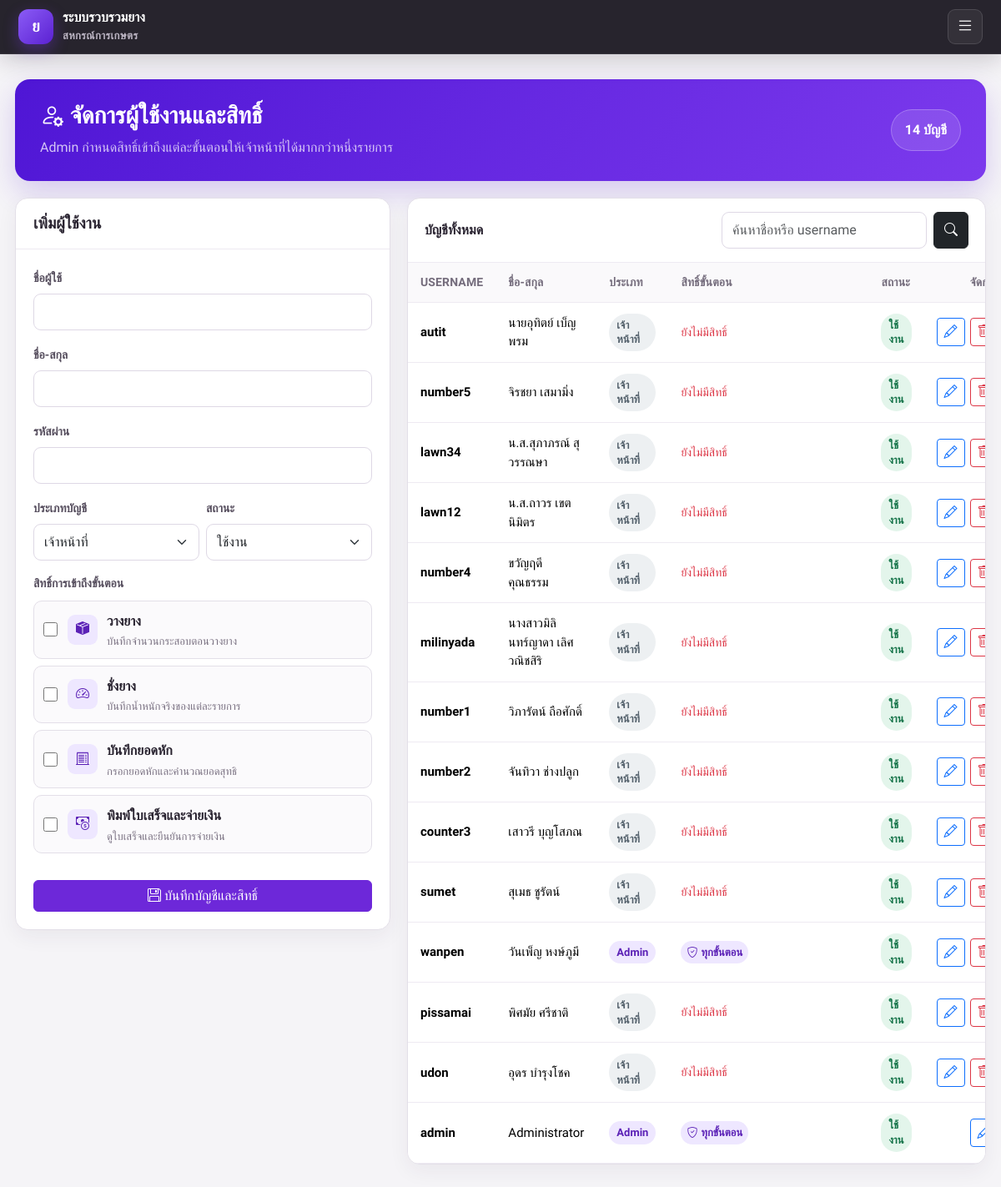
Page /users.php (signed in) on the committed database.
### tables this page shows
CREATE TABLE `tbl_user` (
  `user_id` int(11) NOT NULL,
  `user_username` varchar(255) NOT NULL,
  `user_password` varchar(255) NOT NULL,
  `user_fullname` varchar(255) NOT NULL,
  `user_level` varchar(255) NOT NULL,
  `user_status` varchar(255) NOT NULL
);

### bootstrap.php (called while the page is built, shortened)
<?php
function h($value)
{
  return htmlspecialchars((string) $value, ENT_QUOTES, 'UTF-8');
}
function url_for($path = '')
{
  $base = YANG_BASE_PATH ?: '/yang';
  return $base . '/' . ltrim($path, '/');
}
?>

### db.php (called while the page is built, shortened)
<?php
require_once __DIR__ . '/bootstrap.php';
function db()
{
  static $pdo = null;
  if ($pdo instanceof PDO) {
    return $pdo;
  }
  $host = env_value('YANG_DB_HOST', env_value('DB_HOST', '127.0.0.1'));
  $port = env_value('YANG_DB_PORT', env_value('DB_PORT', '3306'));
  $name = env_value('YANG_DB_NAME', env_value('DB_NAME', 'rts_db'));
  $user = env_value('YANG_DB_USER', env_value('DB_USER', 'root'));
  $pass = env_value('YANG_DB_PASSWORD', env_value('DB_PASSWORD', ''));
  $dsn = 'mysql:host=' . $host . ';port=' . $port . ';dbname=' . $name . ';charset=utf8mb4';
  $pdo = new PDO($dsn, $user, $pass, [
    PDO::ATTR_ERRMODE => PDO::ERRMODE_EXCEPTION,
    PDO::ATTR_DEFAULT_FETCH_MODE => PDO::FETCH_ASSOC,
    PDO::ATTR_EMULATE_PREPARES => false,
  ]);
  return $pdo;
}
?>

### auth.php (called while the page is built, shortened)
<?php
require_once __DIR__ . '/db.php';
function current_user()
{
  static $validated = [];
  $userId = (int) ($_SESSION['user']['user_id'] ?? 0);
  if (!isset($validated[$userId])) {
    $stmt = db()->prepare('SELECT user_id, user_username, user_fullname, user_level, user_status
      FROM tbl_user WHERE user_id = :user_id LIMIT 1');
    $stmt->execute(['user_id' => $userId]);
  }
  return $_SESSION['user'];
}
function require_user()
{
  if (!current_user()) {
    redirect_to('user-login.php');
  }
}
function workflow_permission_definitions()
{
  return [
    'placement' => ['label' => 'วางยาง', 'description' => 'บันทึกจำนวนกระสอบตอนวางยาง', 'icon' => 'bi-box-seam-fill'],
    'weighing' => ['label' => 'ชั่งยาง', 'description' => 'บันทึกน้ำหนักจริงของแต่ละรายการ', 'icon' => 'bi-speedometer2'],
    'deductions' => ['label' => 'บันทึกยอดหัก', 'description' => 'กรอกยอดหักและคำนวณยอดสุทธิ', 'icon' => 'bi-receipt-cutoff'],
    'payments' => ['label' => 'พิมพ์ใบเสร็จและจ่ายเงิน', 'description' => 'ดูใบเสร็จและยืนยันการจ่ายเงิน', 'icon' => 'bi-cash-coin'],
  ];
}
?>

### users.php (the view, shortened to what this page needs)
<?php
require_once __DIR__ . '/auth.php';
require_user();
require_once __DIR__ . '/navbar.php';
$currentUser = current_user();
$permissionDefinitions = workflow_permission_definitions();
$permissionKeys = array_keys($permissionDefinitions);
$error = '';
$postedPermissions = array_values(array_intersect($permissionKeys, (array) ($_POST['permissions'] ?? [])));
$permissionMap = [];
$edit = null;
$isPostError = $error !== '' && ($_SERVER['REQUEST_METHOD'] ?? 'GET') === 'POST';
$formIsEdit = $isPostError ? (($_POST['action'] ?? '') === 'update') : (bool) $edit;
$formUser = $isPostError ? [
  'user_id' => (int) ($_POST['id'] ?? 0),
  'user_username' => trim($_POST['username'] ?? ''),
  'user_fullname' => trim($_POST['fullname'] ?? ''),
  'user_level' => $_POST['level'] ?? 'user',
  'user_status' => $_POST['status'] ?? 'active',
] : $edit;
$formPermissions = $isPostError ? $postedPermissions : ($edit ? ($permissionMap[(int) $edit['user_id']] ?? []) : []);
$q = trim($_GET['q'] ?? '');
$params = [];
$where = '';
$stmt = db()->prepare('SELECT * FROM tbl_user' . $where . ' ORDER BY user_id DESC');
$stmt->execute($params);
$users = $stmt->fetchAll();
?>
<!doctype html>
<html lang="th">
<head>
  <link href="https://cdn.jsdelivr.net/npm/bootstrap@5.3.3/dist/css/bootstrap.min.css" rel="stylesheet">
  <link href="https://cdn.jsdelivr.net/npm/bootstrap-icons@1.11.3/font/bootstrap-icons.min.css" rel="stylesheet">
  <link href="<?php echo h(navbar_url('navbar.css')); ?>" rel="stylesheet">
  <link href="<?php echo h(url_for('admin-crud.css')); ?>" rel="stylesheet">
</head>
<body>
<main class="admin-shell">
  <section class="admin-hero"><div><h1><i class="bi bi-person-gear me-2"></i>จัดการผู้ใช้งานและสิทธิ์</h1><p>Admin กำหนดสิทธิ์เข้าถึงแต่ละขั้นตอนให้เจ้าหน้าที่ได้มากกว่าหนึ่งรายการ</p></div><span class="hero-count"><?php echo number_format(count($users)); ?> บัญชี</span></section>
  <div class="crud-grid user-permission-layout">
    <section class="crud-card sticky">
      <div class="crud-head"><h2><?php echo $formIsEdit ? 'แก้ไขผู้ใช้งาน' : 'เพิ่มผู้ใช้งาน'; ?></h2></div>
      <form class="crud-body" method="post" id="userForm">
        <div class="mb-3"><label class="form-label">ชื่อผู้ใช้</label><input class="form-control" name="username" value="<?php echo h($formUser['user_username'] ?? ''); ?>" required></div>
        <div class="mb-3"><label class="form-label">ชื่อ-สกุล</label><input class="form-control" name="fullname" value="<?php echo h($formUser['user_fullname'] ?? ''); ?>" required></div>
        <div class="mb-3"><label class="form-label">รหัสผ่าน </label><input class="form-control" type="password" name="password" <?php echo $formIsEdit ? '' : 'required'; ?> minlength="8"></div>
        <div class="row g-2 mb-3"><div class="col"><label class="form-label">ประเภทบัญชี</label><select class="form-select" name="level" id="userLevel"><option value="user" <?php echo ($formUser['user_level'] ?? 'user') === 'user' ? 'selected' : ''; ?>>เจ้าหน้าที่</option></select></div><div class="col"><label class="form-label">สถานะ</label><select class="form-select" name="status"><option value="active" <?php echo ($formUser['user_status'] ?? 'active') === 'active' ? 'selected' : ''; ?>>ใช้งาน</option></select></div></div>
        <fieldset class="permission-fieldset" id="permissionFieldset">
          <legend>สิทธิ์การเข้าถึงขั้นตอน</legend>
          <div class="permission-options">
          <?php foreach ($permissionDefinitions as $key => $definition): ?>
            <label class="permission-option">
              <input type="checkbox" name="permissions[]" value="<?php echo h($key); ?>" <?php echo in_array($key, $formPermissions, true) ? 'checked' : ''; ?>>
              <span class="permission-icon"><i class="bi <?php echo h($definition['icon']); ?>"></i></span>
              <span><strong><?php echo h($definition['label']); ?></strong><small><?php echo h($definition['description']); ?></small></span>
            </label>
          <?php endforeach; ?>
          </div>
        </fieldset>
        <div class="d-grid gap-2 mt-4"><button class="btn btn-purple" type="submit"><i class="bi bi-floppy me-1"></i>บันทึกบัญชีและสิทธิ์</button></div>
      </form>
    </section>
    <section class="crud-card">
      <div class="toolbar"><strong>บัญชีทั้งหมด</strong><form class="search-form"><input class="form-control" name="q" value="<?php echo h($q); ?>" placeholder="ค้นหาชื่อหรือ username"><button class="btn btn-dark"><i class="bi bi-search"></i></button></form></div>
      <div class="table-responsive"><table class="table table-hover mb-0"><thead><tr><th>USERNAME</th><th>ชื่อ-สกุล</th><th>ประเภท</th><th>สิทธิ์ขั้นตอน</th><th>สถานะ</th><th class="text-end">จัดการ</th></tr></thead><tbody>
      <?php foreach ($users as $row): ?>
        <tr><td class="fw-bold"><?php echo h($row['user_username']); ?></td><td><?php echo h($row['user_fullname']); ?></td><td><span class="status-badge <?php echo $row['user_level'] === 'admin' ? 'level-admin' : 'level-user'; ?>"><?php echo $row['user_level'] === 'admin' ? 'Admin' : 'เจ้าหน้าที่'; ?></span></td><td><div class="permission-badges"><?php if ($row['user_level'] === 'admin'): ?><span class="permission-badge all"><i class="bi bi-shield-check"></i> ทุกขั้นตอน</span><?php else: ?><?php foreach ($permissionMap[(int) $row['user_id']] ?? [] as $key): ?><?php if (isset($permissionDefinitions[$key])): ?><span class="permission-badge"><?php echo h($permissionDefinitions[$key]['label']); ?></span><?php endif; ?><?php endforeach; ?><?php if (empty($permissionMap[(int) $row['user_id']])): ?><span class="text-danger small">ยังไม่มีสิทธิ์</span><?php endif; ?><?php endif; ?></div></td><td><span class="status-badge <?php echo $row['user_status'] === 'active' ? 'status-active' : 'status-inactive'; ?>"><?php echo $row['user_status'] === 'active' ? 'ใช้งาน' : 'ระงับ'; ?></span></td><td><div class="row-actions"><a class="btn btn-sm btn-outline-primary" href="?edit=<?php echo (int) $row['user_id']; ?>"><i class="bi bi-pencil"></i></a><?php if ((int) $row['user_id'] !== (int) $currentUser['user_id']): ?><form method="post" onsubmit="return confirm('ยืนยันการลบบัญชีและสิทธิ์ทั้งหมด?')"><input type="hidden" name="csrf_token" value="<?php echo h(csrf_token()); ?>"><input type="hidden" name="action" value="delete"><input type="hidden" name="id" value="<?php echo (int) $row['user_id']; ?>"><button class="btn btn-sm btn-outline-danger"><i class="bi bi-trash"></i></button></form><?php endif; ?></div></td></tr>
      <?php endforeach; ?>
      </tbody></table></div>
    </section>
  </div>
</main>
</body>
</html>

### navbar.css (style rules this page uses)
:root { --nav-bg:#211d27; --nav-purple:#7c3aed; --nav-purple-dark:#5b21d2; }

### admin-crud.css (style rules this page uses)
body { font-family:var(--font-family-sans); color:#292330; background:#f5f4f7; }
.admin-shell { width:min(1440px,calc(100% - 36px)); margin:30px auto 60px; }
.admin-hero { display:flex; align-items:center; justify-content:space-between; gap:20px; padding:26px 30px; border-radius:18px; color:#fff; background:linear-gradient(125deg,#4f16d5,#7c3aed); box-shadow:0 14px 34px rgba(91,33,210,.2); }
.admin-hero h1 { margin:0; font-size:28px; font-weight:800; }
.admin-hero p { margin:7px 0 0; color:rgba(255,255,255,.75); }
.hero-count { padding:11px 16px; border:1px solid rgba(255,255,255,.24); border-radius:999px; background:rgba(255,255,255,.12); font-weight:800; white-space:nowrap; }
.crud-grid { display:grid; grid-template-columns:360px minmax(0,1fr); gap:20px; margin-top:20px; align-items:start; }
.crud-card { border:1px solid #e3dfe8; border-radius:15px; background:#fff; box-shadow:0 8px 25px rgba(45,30,61,.06); overflow:hidden; }
.crud-card.sticky { position:sticky; top:92px; }
.crud-head { padding:18px 21px; border-bottom:1px solid #eeeaf2; }
.crud-head h2 { margin:0; font-size:19px; font-weight:800; }
.crud-body { padding:21px; }
.form-label { color:#554d5d; font-size:var(--font-size-sm); font-weight:700; }
.form-control,.form-select { min-height:44px; border-color:#ded8e5; border-radius:9px; }
.btn-purple { color:#fff; background:#6d28d9; border-color:#6d28d9; }
.toolbar { display:flex; align-items:center; justify-content:space-between; gap:12px; padding:16px 20px; border-bottom:1px solid #eeeaf2; }
.search-form { display:flex; gap:8px; }
.table > :not(caption) > * > * { padding:13px 15px; border-color:#eeeaf2; vertical-align:middle; }
.table thead th { color:#746c7c; background:#faf9fb; font-size:var(--font-size-sm); white-space:nowrap; }
.status-badge { display:inline-flex; padding:5px 9px; border-radius:999px; font-size:var(--font-size-xs); font-weight:800; }
.status-active { color:#147348; background:#e3f5eb; }
.level-admin { color:#5b21b6; background:#eee7ff; }
.level-user { color:#53606b; background:#edf0f2; }
.row-actions { display:flex; justify-content:flex-end; gap:6px; }
.user-permission-layout { grid-template-columns:minmax(390px,450px) minmax(0,1fr); }
.permission-fieldset { margin:0; padding:0; border:0; }
.permission-fieldset legend { margin-bottom:8px; color:#554d5d; font-size:var(--font-size-sm); font-weight:800; }
.permission-option { display:grid; grid-template-columns:20px 38px minmax(0,1fr); align-items:center; gap:9px; margin-bottom:8px; padding:11px; border:1px solid #e3dfe8; border-radius:10px; background:#fbfafc; cursor:pointer; }
.permission-option input { width:17px; height:17px; accent-color:#6d28d9; }
.permission-icon { width:36px; height:36px; display:grid; place-items:center; border-radius:9px; color:#5b21b6; background:#eee7ff; }
.permission-option strong,.permission-option small { display:block; }
.permission-option small { margin-top:2px; color:#7a7182; font-size:var(--font-size-xs); line-height:1.35; }
.permission-badges { display:flex; flex-wrap:wrap; gap:5px; min-width:210px; }
.permission-badge { display:inline-flex; align-items:center; gap:4px; padding:4px 7px; border-radius:999px; color:#554d5d; background:#f0edf2; font-size:var(--font-size-xs); font-weight:700; }
.permission-badge.all { color:#5b21b6; background:#eee7ff; }

### rows in the picture
tbl_user: user_username "autit", user_fullname "นายอุทิตย์ เบ็ญพรม", user_level "เจ้าหน้าที่", user_status "ใช้งาน"
tbl_user: user_username "number5", user_fullname "จิรชยา เสมามิ่ง", user_level "เจ้าหน้าที่", user_status "ใช้งาน"
tbl_user: user_username "lawn34", user_fullname "น.ส.สุภาภรณ์ สุวรรณษา", user_level "เจ้าหน้าที่", user_status "ใช้งาน"
tbl_user: user_username "lawn12", user_fullname "น.ส.ถาวร เขตนิมิตร", user_level "เจ้าหน้าที่", user_status "ใช้งาน"
tbl_user: user_username "number4", user_fullname "ขวัญฤดี คุณธรรม", user_level "เจ้าหน้าที่", user_status "ใช้งาน"
tbl_user: user_username "milinyada", user_fullname "นางสาวมิลินทร์ญาดา เลิศวณิชสิริ", user_level "เจ้าหน้าที่", user_status "ใช้งาน"
tbl_user: user_username "number1", user_fullname "วิภารัตน์ ถือศักดิ์", user_level "เจ้าหน้าที่", user_status "ใช้งาน"
tbl_user: user_username "number2", user_fullname "จันทิวา ช่างปลูก", user_level "เจ้าหน้าที่", user_status "ใช้งาน"
tbl_user: user_username "counter3", user_fullname "เสาวรี บุญโสภณ", user_level "เจ้าหน้าที่", user_status "ใช้งาน"
tbl_user: user_username "sumet", user_fullname "สุเมธ ชูรัตน์", user_level "เจ้าหน้าที่", user_status "ใช้งาน"
tbl_user: user_username "wanpen", user_fullname "วันเพ็ญ หงษ์ภูมี", user_level "Admin", user_status "ใช้งาน"
tbl_user: user_username "pissamai", user_fullname "พิศมัย ศรีชาติ", user_level "เจ้าหน้าที่", user_status "ใช้งาน"
tbl_user: user_username "udon", user_fullname "อุดร บำรุงโชค", user_level "เจ้าหน้าที่", user_status "ใช้งาน"
tbl_user: user_username "admin", user_fullname "Administrator", user_level "Admin", user_status "ใช้งาน"

### other values in the picture
system_name() "ระบบรวบรวมยาง"
cooperative_name() "สหกรณ์การเกษตร"
count($users) "14"
$definition['label'] "วางยาง"
$definition['description'] "บันทึกจำนวนกระสอบตอนวางยาง"
$definition['label'] "ชั่งยาง"
$definition['description'] "บันทึกน้ำหนักจริงของแต่ละรายการ"
$definition['label'] "บันทึกยอดหัก"
$definition['description'] "กรอกยอดหักและคำนวณยอดสุทธิ"
$definition['label'] "พิมพ์ใบเสร็จและจ่ายเงิน"
$definition['description'] "ดูใบเสร็จและยืนยันการจ่ายเงิน"
